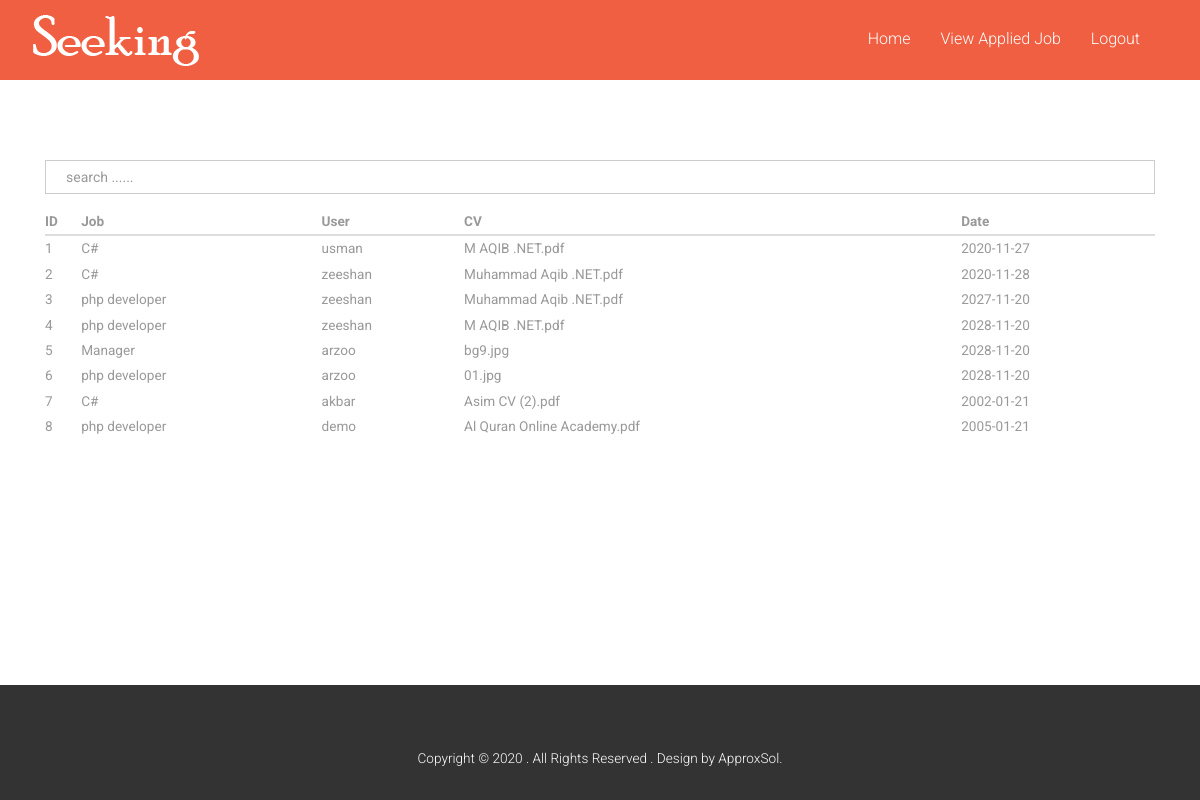
Page /application.php (signed in) on the earlier database version.
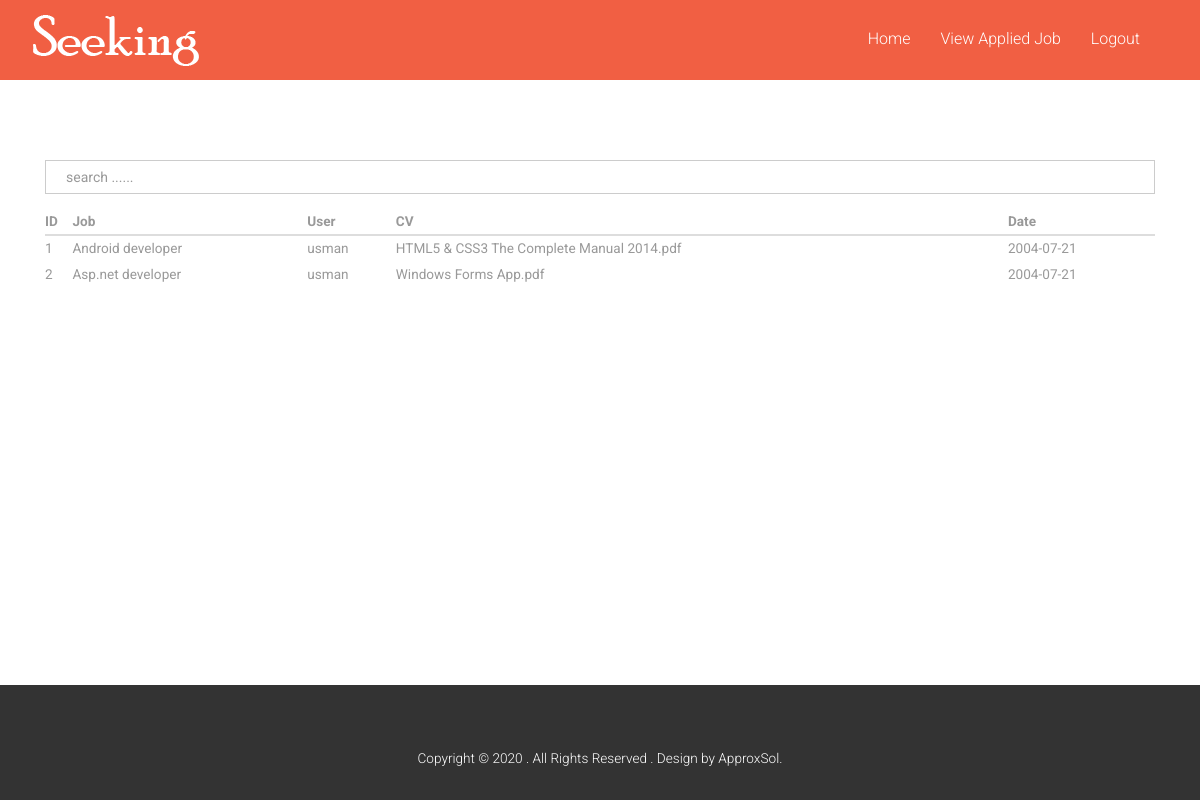
Same page on the later database version.
### tables this page shows
CREATE TABLE `application` (
  `appid` int(11) NOT NULL,
  `userid` int(11) NOT NULL,
  `jobid` int(11) NOT NULL,
  `cv` varchar(1000) NOT NULL,
  `date` date NOT NULL
);

CREATE TABLE `jobs` (
  `jobid` int(11) NOT NULL,
  `title` varchar(50) NOT NULL,
  `catid` int(11) NOT NULL,
  `description` varchar(50) NOT NULL,
  `salary` varchar(50) NOT NULL,
  `timing` varchar(50) NOT NULL,
  `location` varchar(50) NOT NULL,
  `empid` int(11) NOT NULL
);

CREATE TABLE `user` (
  `userid` int(11) NOT NULL,
  `name` varchar(50) NOT NULL,
  `email` varchar(50) NOT NULL,
  `password` varchar(50) NOT NULL,
  `type` int(11) NOT NULL
);

### application.php (the view, shortened to what this page needs)
<!DOCTYPE html>
<html lang="en">
<head>
    <?php
    include('header_link.php');
    include('dbconnect.php');
    ?>
</head>
<body>
<?php
    include('header.php');
    ?>
    <div class="container">
      <div class="single">
            <div class="col-md-12">
                 <div class="form-group">
                 <input type="text" id="myinput" placeholder="search ......" class="form-control">
                 </div>
                 <table class="table">
                      <thead>
                            <tr>
                                 <th>ID</th>
                                 <th>Job</th>
                                 <th>User</th>
                                 <th>CV</th>
                                 <th>Date</th>
                            </tr>
                      </thead>
                      <tbody id="mytable">
                           <?php
                              $sql = "select application.appid, user.name , jobs.title, employer.empid, application.cv, application.date
                              from application
                              INNER join jobs on jobs.jobid = application.jobid
                              INNER join employer on employer.empid = jobs.empid
                              INNER join user on user.userid = application.userid
                              ";
                              $rs = mysqli_query($con,$sql);
                              while($data = mysqli_fetch_array($rs)){
                           ?>
                                <tr>
                                      <td><?=$data['appid']?></td>
                                      <td><?=$data['title']?></td>
                                      <td><?=$data['name']?></td>
                                      <td><?=$data['cv']?></td>
                                      <td><?=$data['date']?></td>
                                </tr>
                           <?php
                              }
                              ?>
                      </tbody>
                 </table>
            </div>
      </div>
</div>
<br><br>
 <?php include('footer.php'); ?>
</body>
</html>

### header_link.php (shortened to what this page needs)
<link href="css/bootstrap-3.1.1.min.css" rel='stylesheet' type='text/css' />
<link href="css/style.css" rel='stylesheet' type='text/css' />
<link href="css/font-awesome.css" rel="stylesheet">
<link rel="stylesheet" href="//cdn.datatables.net/1.10.22/css/jquery.dataTables.min.css">

### header.php (shortened to what this page needs)
<nav class="navbar navbar-default" role="navigation">
	<div class="container">
	    <div class="navbar-header">
	        <a class="navbar-brand" href="index.php"><img src="images/logo.png" alt=""></a>
	    </div>
	    <div class="navbar-collapse collapse" id="bs-example-navbar-collapse-1" style="height: 1px;">
	        <ul class="nav navbar-nav">
				   <?php
						  $type = $_SESSION['type'];
						  if($type == 1){
							  echo '
							  <li><a href="admin.php">Dashboard</a></li>
							  <li><a href="categories.php">Categories</a></li>
							  <li><a href="uploadjob.php">Jobs</a></li>
								<li><a href="application.php">View Application</a></li>
								<li><a href="logout.php">Logout</a></li>
							  ';
						  }else if($type == 2){
							echo '
							      <li><a href="index.php">Home</a></li>
							      <li><a href="viewappjob.php">View Applied Job</a></li>
							      <li><a href="logout.php">Logout</a></li>
							';
						  }else{
							  echo '
							  <li><a href="login.php">Login</a></li>
						      <li><a href="register.php">Register</a></li>
							  ';
						  }
				   ?>
	        </ul>
	    </div>
	  </div>
	</nav>

### footer.php (shortened to what this page needs)
<div class="footer_bottom">
  <div class="container">
	<div class="copy">
		<p>Copyright © 2020 . All Rights Reserved . Design by <a href="http://www.approxsol.com/" target="_blank">ApproxSol.</a> </p>
	</div>
  </div>
</div>

### css/style.css (style rules this page uses)
ul, ol { margin: 0; }
p { margin: 0; }
html, body { font-family: 'Roboto', sans-serif; font-size: 100%; background:#fff; }
body a { transition:0.5s all; -webkit-transition:0.5s all; -moz-transition:0.5s all; -o-transition:0.5s all; -ms-transition:0.5s all; }
.navbar-default { background-color: #f15f43 !important; border-color: #f15f43; border-radius: 0px; }
.navbar-default .navbar-nav > li > a { color: #fff; font-weight: 300; }
.navbar { min-height:100%; margin-bottom:0; }
.navbar-nav { margin: 18px 0 0 0; float:right; }
.navbar-brand { height:100%; padding:10px 15px; }
.navbar-nav > li > a { padding:10px 15px; }
.footer_bottom { padding:2em 0; background:#333; position: fixed; left: 0; bottom: 0; width: 100%; }
.copy { text-align:center; margin:2em 0 0 0; }
.copy p { color:#fff; font-size:0.85em; font-weight:300; }
.copy p a { color:#fff; }
.single { padding:5em 0; }
input.form-control { box-shadow: none; background-color:#fff; padding:0 20px; border-radius:0px; }
.table>tbody>tr>td, .table>tbody>tr>th, .table>tfoot>tr>td, .table>tfoot>tr>th, .table>thead>tr>td, .table>thead>tr>th { border-top: none; padding: 3px 0; }
.table > thead > tr > th, .table > tbody > tr > th, .table > tfoot > tr > th, .table > thead > tr > td, .table > tbody > tr > td, .table > tfoot > tr > td { font-size: 0.85em; color: #999; }

Differences in the rows shown:
removed application: appid "3", jobid.title "php developer", userid.name "zeeshan", cv "Muhammad Aqib .NET.pdf", date "2027-11-20"
removed application: appid "4", jobid.title "php developer", userid.name "zeeshan", cv "M AQIB .NET.pdf", date "2028-11-20"
removed application: appid "5", jobid.title "Manager", userid.name "arzoo", cv "bg9.jpg", date "2028-11-20"
removed application: appid "6", jobid.title "php developer", userid.name "arzoo", cv "01.jpg", date "2028-11-20"
removed application: appid "7", jobid.title "C#", userid.name "akbar", cv "Asim CV (2).pdf", date "2002-01-21"
removed application: appid "8", jobid.title "php developer", userid.name "demo", cv "Al Quran Online Academy.pdf", date "2005-01-21"
changed application id 1: jobid.title "C#" → "Android developer"; cv "M AQIB .NET.pdf" → "HTML5 & CSS3 The Complete Manual 2014.pdf"; date "2020-11-27" → "2004-07-21"
changed application id 2: jobid.title "C#" → "Asp.net developer"; userid.name "zeeshan" → "usman"; cv "Muhammad Aqib .NET.pdf" → "Windows Forms App.pdf"; date "2020-11-28" → "2004-07-21"
